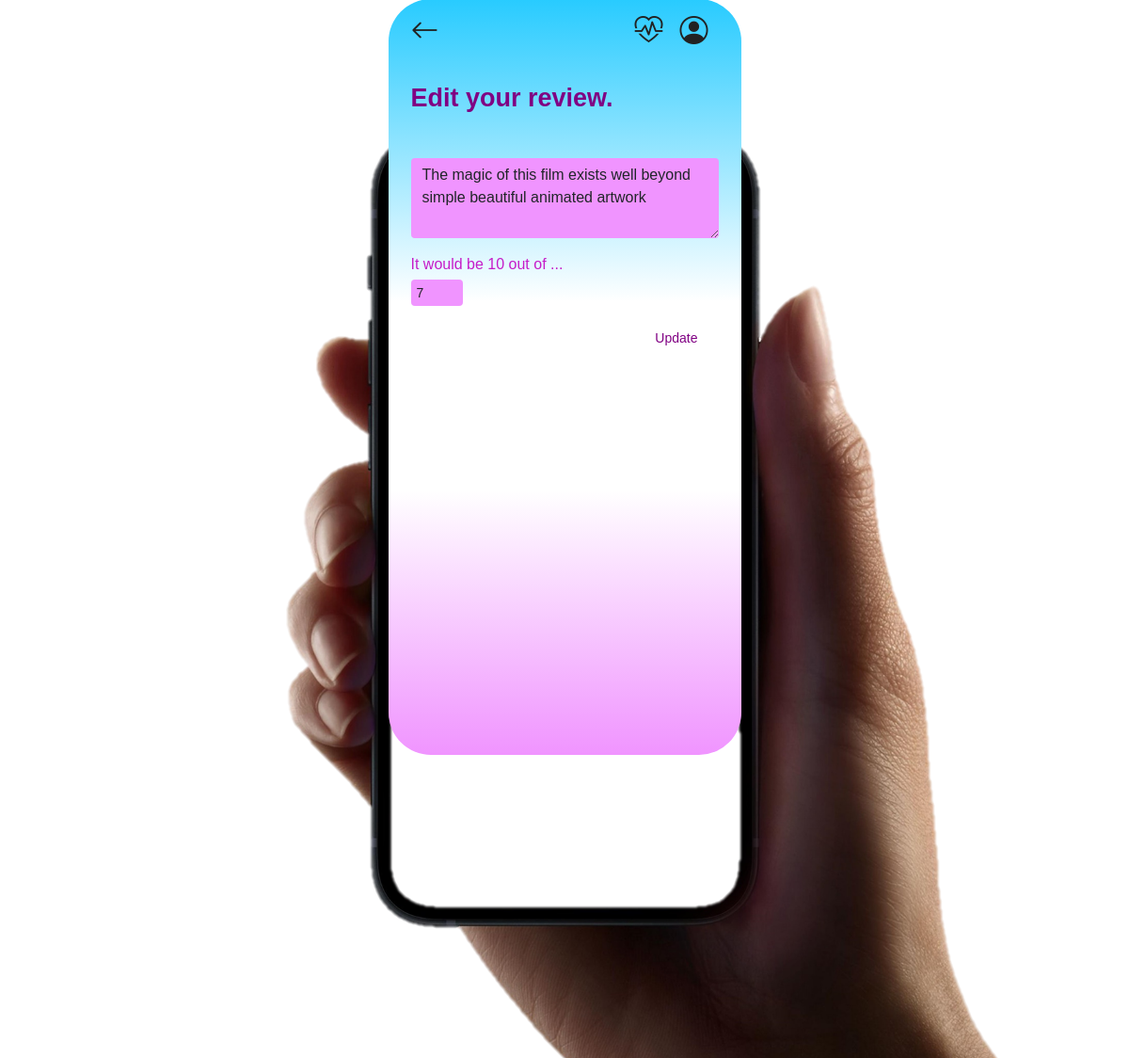
/movies/update/13/ (signed in), run on the app's committed database.
### movies/models.py (models this page shows)
class Review(models.Model):
    movie = models.ForeignKey(Movie, on_delete=models.CASCADE)
    content = models.TextField()
    created_at = models.DateTimeField(auto_now_add=True)
    updated_at = models.DateTimeField(auto_now=True)
    user = models.ForeignKey(settings.AUTH_USER_MODEL, on_delete=models.CASCADE)
    score = models.IntegerField()
    like_users = models.ManyToManyField(settings.AUTH_USER_MODEL, related_name='like_reviews')

### movies/views.py (the view)
# urls.py: path('update/<str:review_pk>/', views.update, name='update'),
@login_required
def update(request, review_pk):
    review = get_object_or_404(Review, pk=review_pk)
    movie = Movie.objects.get(pk=review.movie.pk)
    movie.vote_average = round((movie.vote_average * movie.vote_count - review.score) / (movie.vote_count - 1), 1)
    if movie.vote_average < 0: movie.vote_average = 0.0
    if request.method == 'POST':
        form = ReviewForm(request.POST, instance=review)
        if form.is_valid():
            form.save()
            movie.vote_average = round((movie.vote_average * movie.vote_count + review.score) / (movie.vote_count + 1), 1)
            movie.save()
            return redirect('movies:detail', movie.pk)
    else:
        form = ReviewForm(instance=review)
    context = {
        'form': form,
    }
    return render(request, 'movies/update.html', context)

### movies/forms.py
class ReviewForm(forms.ModelForm):
    content = forms.CharField(
        label='',
        widget=forms.Textarea(
            attrs = {
                'class': 'form-control',
                'maxlength': 100,
                'id': 'textarea',
            }
        )
    )
    score = forms.FloatField(
        label='It would be 10 out of ...',
        widget=forms.NumberInput(
            attrs={
                'class':'form-control',
                'min':1, 'step':1, 'max':10, 'type':'number'
                }
            ),
        )
    class Meta:
        model = Review
        fields = ('content', 'score', )

### movies/templates/movies/update.html (shortened to what this page needs)
{% extends 'base.html' %}
{% block content %}
  <div class="p-4">
    <h2 class="mt-2 mb-5">Edit your review.</h2>
    <form action="" method="POST">
      {{ form.as_p }}
      <div class="container my-4 d-flex justify-content-end">
        <button class="button" style="float:right">Update</button>
      </div>
    </form>
  </div>
{% endblock content %}

### static/style.css (style rules this page uses)
body { font-family: Helvetica, sans-serif; }
h2 { color: #800083; font-weight: 700; font-size: 27px; margin-bottom: 2px; }
.button { background: none !important; border: none !important; color: #800083 !important; font-size: 14px; text-decoration: none !important; }
input { height: 28px; border: none !important; background: #F094FF !important; font-size: 14px !important; margin-top: 4px !important; padding: 0 6px !important; }
textarea { height: 85px !important; border: none !important; outline: none !important; background-color: #F094FF !important; }

### data on the page
Review: content "The magic of this film exists well beyond simple beautiful animated artwork", score "7"
